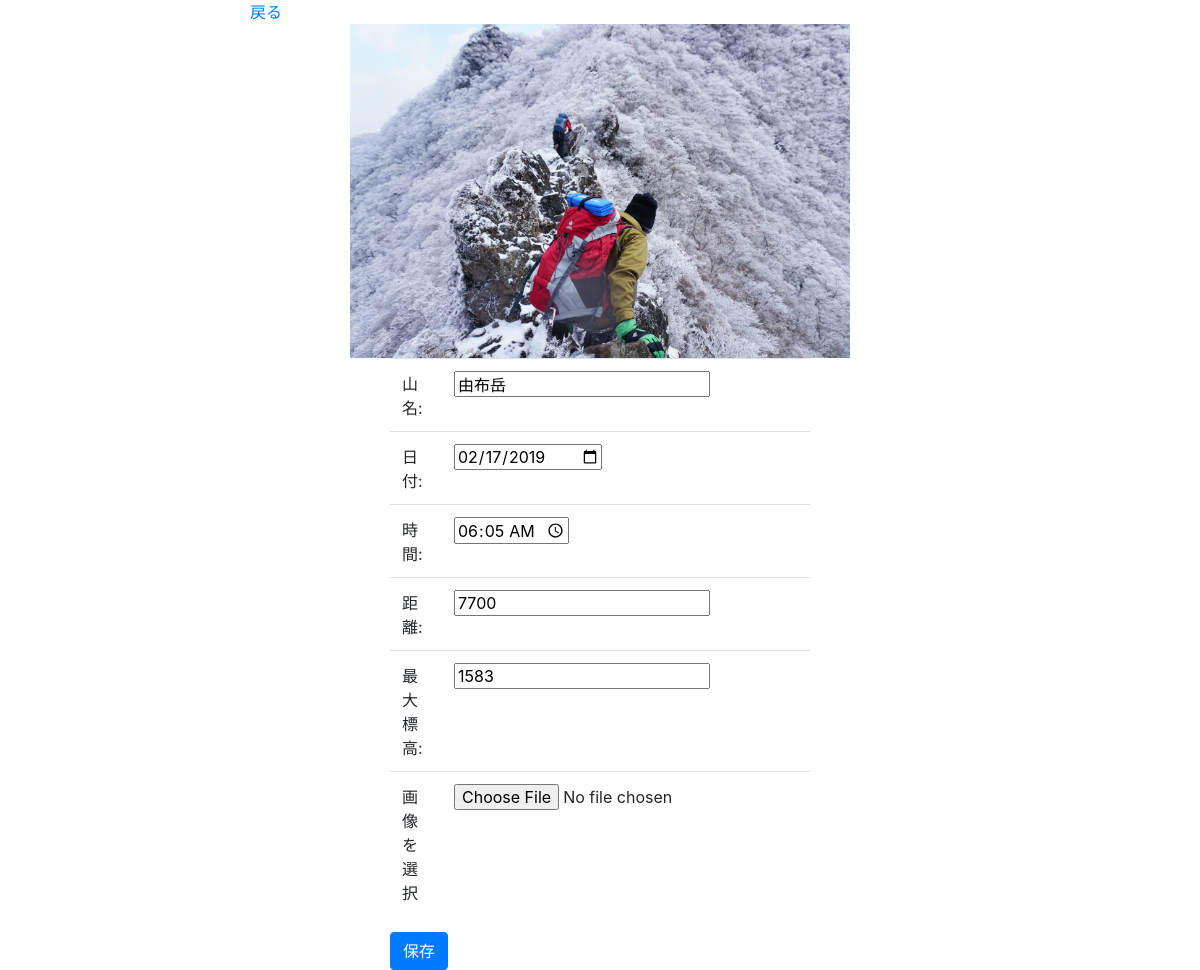
Screenshot of /edit.php?id=13 (signed in) with the database file from the repository.
### tables this page shows
CREATE TABLE `tozan_record_table` (
  `image_id` int(11) NOT NULL,
  `image_name` varchar(256) NOT NULL,
  `created_at` datetime NOT NULL,
  `name` varchar(255) NOT NULL,
  `date` date DEFAULT NULL,
  `time` time NOT NULL,
  `distance` int(11) NOT NULL,
  `maximumAltitude` int(11) NOT NULL
);

### edit.php (the view, shortened to what this page needs)
<?php
$pdo = connect_to_db();
$id = $_GET['id'];
$sql = 'SELECT * FROM tozan_record_table WHERE image_id=:id';
$stmt = $pdo->prepare($sql);
$stmt->bindValue(':id', $id, PDO::PARAM_INT);
$status = $stmt->execute();
if ($status == false) {
  $error = $stmt->errorInfo();
  echo json_encode(["error_msg" => "{$error[2]}"]);
  exit();
} else {
  $record = $stmt->fetch(PDO::FETCH_ASSOC);
}
?>
<link rel="stylesheet" href="https://stackpath.bootstrapcdn.com/bootstrap/4.3.1/css/bootstrap.min.css">
<body style="max-width: 700px; margin: 0 auto;">
  <a href="input.php">戻る</a>
  <div style="text-align:center">
  <img
    src="images/<?php echo $record['image_name']; ?>"
    width="500px" height="auto">
  </div>
  <form action="update.php" method="POST" enctype="multipart/form-data" style="width: 60%; margin:0 auto;">
    <table class="table">
      <tbody>
        <tr>
          <td class="col-md-5">山名:</td>
          <td class="col-md-5"><input type="text" name="name" value="<?= $record["name"] ?>"></td>
        </tr>
        <tr>
          <td>日付:</td>
          <td><input type="date" name="date" value="<?= $record["date"] ?>"></td>
        </tr>
        <tr>
          <td>時間:</td>
          <td><input type="time" step="300" name="time" value="<?= $record["time"] ?>"></td>
        </tr>
        <tr>
          <td>距離:</td>
          <td><input type="text" name="distance" value="<?= $record["distance"] ?>"></td>
        </tr>
        <tr>
          <td>最大標高:</td>
          <td><input type="text" name="maximumAltitude" value="<?= $record["maximumAltitude"] ?>"></td>
        </tr>
        <tr>
          <td>画像を選択</td>
          <td><input type="file" name="image2" required></td>
        </tr>
      </tbody>
    </table>
    <button type="submit" class="btn btn-primary">保存</button>
  </form>
</body>

### rows the page displays
tozan_record_table: image_name (picture), name "由布岳", date "02/17/2019", time "06:05:00", distance "7700", maximumAltitude "1583"
